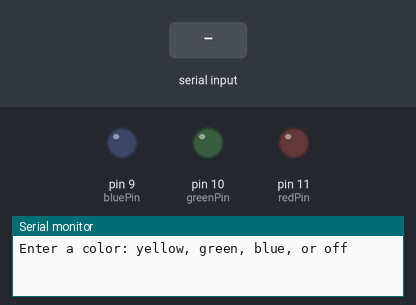
Simulated run of this sketch. Board: Arduino Uno, built with avr-gcc and run on an emulated ATmega328P. On the bench: output pins drawn as LEDs (lit = HIGH), the last lines printed to the serial monitor. Inputs (shaded band) come from the test bench.

Above: at 1.2 s.
1.3 s: "red\n" received over Serial
At 2.3 s:
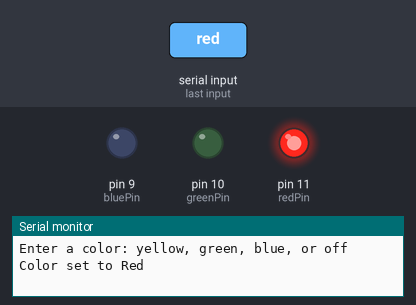
2.8 s: "yellow\n" received over Serial
At 3.4 s:
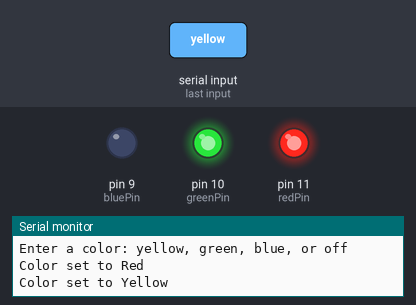
4.3 s: "green\n" received over Serial
At 5.5 s:
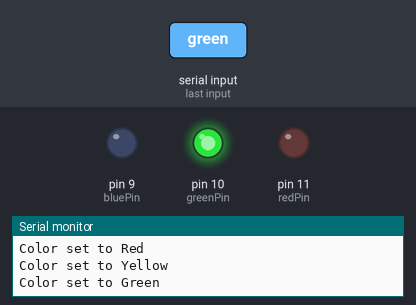
5.8 s: "blue\n" received over Serial
At 6.9 s:
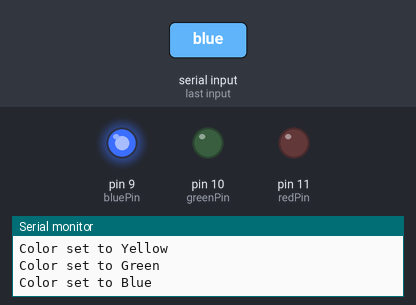
Timing chart, 0 to 8.3 s (numbered marks = the images above; inputs shaded):
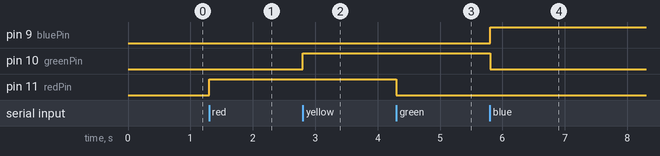

The sketch:

57842890_task3B.ino
```cpp
const int redPin = 11;
const int greenPin = 10;
const int bluePin = 9;

void readColor();
void setColor(String color);

void setup() {
  // put your setup code here, to run once:
  pinMode(redPin, OUTPUT);
  pinMode(greenPin, OUTPUT);
  pinMode(bluePin, OUTPUT);

  Serial.begin(115200);
  Serial.println("Enter a color: yellow, green, blue, or off"); // Task 3B
}

void loop() {
  readColor();
}

void readColor() {
  if (Serial.available() > 0) {
    // Read the input string from the Serial monitor
    String command = Serial.readStringUntil('\n');
    command.trim();  // Remove any extra spaces or newlines
    if (command == "red" || command == "yellow" || command == "green" || command == "blue" || command == "off") {
      setColor(command);
    } else {
      Serial.println("Invalid command. Please enter red, yellow, green, blue, or off");
    }
  }
}

void setColor(String color) {
  // Red
  if (color == "red") {
    digitalWrite(redPin, HIGH);
    digitalWrite(greenPin, LOW);
    digitalWrite(bluePin, LOW);
    Serial.println("Color set to Red");
  }
  // Yellow
  if (color == "yellow") {
    digitalWrite(redPin, HIGH);
    digitalWrite(greenPin, HIGH);
    digitalWrite(bluePin, LOW);
    Serial.println("Color set to Yellow");
  }
  // Green
  if (color == "green") {
    digitalWrite(redPin, LOW);
    digitalWrite(greenPin, HIGH);
    digitalWrite(bluePin, LOW);
    Serial.println("Color set to Green");
  }
  // Blue
  if (color == "blue") {
    digitalWrite(redPin, LOW);
    digitalWrite(greenPin, LOW);
    digitalWrite(bluePin, HIGH);
    Serial.println("Color set to Blue");
  }
  if (color == "off") {
    digitalWrite(redPin, LOW);
    digitalWrite(greenPin, LOW);
    digitalWrite(bluePin, LOW);
    Serial.println("LED turned off");
  }
}
```

Measured:
- after the input at 1.3 s, pin 11 (redPin): LOW → HIGH at once
- after the input at 2.8 s, pin 10 (greenPin): LOW → HIGH at once
- after the input at 4.3 s, pin 11 (redPin): HIGH → LOW at once
- after the input at 5.8 s, pin 9 (bluePin): LOW → HIGH at once; pin 10 (greenPin): HIGH → LOW at once
